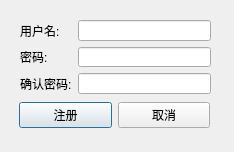
<?xml version="1.0" encoding="UTF-8"?>
<ui version="4.0">
 <class>RegisterDialog</class>
 <widget class="QDialog" name="RegisterDialog">
  <property name="geometry">
   <rect>
    <x>0</x>
    <y>0</y>
    <width>234</width>
    <height>152</height>
   </rect>
  </property>
  <property name="windowTitle">
   <string>Dialog</string>
  </property>
  <widget class="QWidget" name="formLayoutWidget">
   <property name="geometry">
    <rect>
     <x>20</x>
     <y>20</y>
     <width>191</width>
     <height>74</height>
    </rect>
   </property>
   <layout class="QFormLayout" name="formLayout">
    <item row="0" column="0">
     <widget class="QLabel" name="label">
      <property name="text">
       <string>用户名:</string>
      </property>
     </widget>
    </item>
    <item row="1" column="0">
     <widget class="QLabel" name="label_2">
      <property name="text">
       <string>密码:</string>
      </property>
     </widget>
    </item>
    <item row="2" column="0">
     <widget class="QLabel" name="label_3">
      <property name="text">
       <string>确认密码:</string>
      </property>
     </widget>
    </item>
    <item row="0" column="1">
     <widget class="QLineEdit" name="UsernameLineEdit"/>
    </item>
    <item row="1" column="1">
     <widget class="QLineEdit" name="PasswordLineEdit"/>
    </item>
    <item row="2" column="1">
     <widget class="QLineEdit" name="PasswordLineEdit_2"/>
    </item>
   </layout>
  </widget>
  <widget class="QWidget" name="horizontalLayoutWidget">
   <property name="geometry">
    <rect>
     <x>19</x>
     <y>100</y>
     <width>191</width>
     <height>31</height>
    </rect>
   </property>
   <layout class="QHBoxLayout" name="horizontalLayout">
    <item>
     <widget class="QPushButton" name="registerBtn">
      <property name="text">
       <string>注册</string>
      </property>
     </widget>
    </item>
    <item>
     <widget class="QPushButton" name="cancleBtn">
      <property name="text">
       <string>取消</string>
      </property>
     </widget>
    </item>
   </layout>
  </widget>
 </widget>
 <resources/>
 <connections>
  <connection>
   <sender>cancleBtn</sender>
   <signal>clicked()</signal>
   <receiver>RegisterDialog</receiver>
   <slot>close()</slot>
   <hints>
    <hint type="sourcelabel">
     <x>163</x>
     <y>115</y>
    </hint>
    <hint type="destinationlabel">
     <x>116</x>
     <y>75</y>
    </hint>
   </hints>
  </connection>
 </connections>
</ui>
